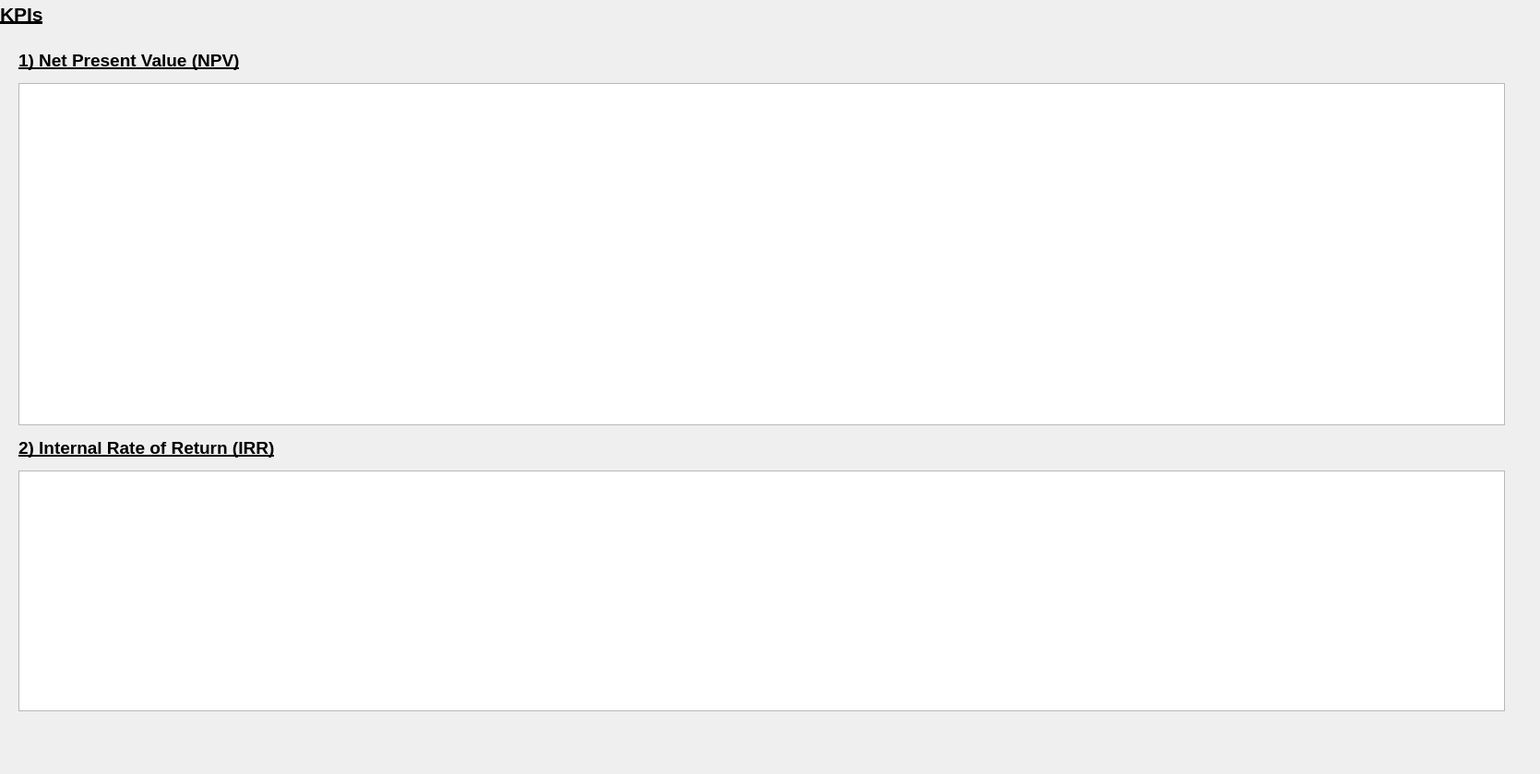
      <widget class="QWidget" name="scrollAreaWidgetContents_15">
       <property name="geometry">
        <rect>
         <x>0</x>
         <y>0</y>
         <width>1669</width>
         <height>839</height>
        </rect>
       </property>
       <widget class="QLabel" name="label_114">
        <property name="geometry">
         <rect>
          <x>0</x>
          <y>0</y>
          <width>51</width>
          <height>31</height>
         </rect>
        </property>
        <property name="text">
         <string>&lt;html&gt;&lt;head/&gt;&lt;body&gt;&lt;p&gt;&lt;span style=&quot; font-size:16pt; font-weight:700; text-decoration: underline;&quot;&gt;KPIs&lt;/span&gt;&lt;/p&gt;&lt;/body&gt;&lt;/html&gt;</string>
        </property>
       </widget>
       <widget class="QLabel" name="label_115">
        <property name="geometry">
         <rect>
          <x>20</x>
          <y>50</y>
          <width>241</width>
          <height>31</height>
         </rect>
        </property>
        <property name="text">
         <string>&lt;html&gt;&lt;head/&gt;&lt;body&gt;&lt;p&gt;&lt;span style=&quot; font-size:14pt; font-weight:700; text-decoration: underline;&quot;&gt;1) Net Present Value (NPV)&lt;/span&gt;&lt;/p&gt;&lt;/body&gt;&lt;/html&gt;</string>
        </property>
       </widget>
       <widget class="QTableWidget" name="NPV_Table">
        <property name="geometry">
         <rect>
          <x>20</x>
          <y>90</y>
          <width>1611</width>
          <height>371</height>
         </rect>
        </property>
       </widget>
       <widget class="QLabel" name="label_116">
        <property name="geometry">
         <rect>
          <x>20</x>
          <y>470</y>
          <width>281</width>
          <height>31</height>
         </rect>
        </property>
        <property name="text">
         <string>&lt;html&gt;&lt;head/&gt;&lt;body&gt;&lt;p&gt;&lt;span style=&quot; font-size:14pt; font-weight:700; text-decoration: underline;&quot;&gt;2) Internal Rate of Return (IRR)&lt;/span&gt;&lt;/p&gt;&lt;/body&gt;&lt;/html&gt;</string>
        </property>
       </widget>
       <widget class="QTableWidget" name="IRR_Table">
        <property name="geometry">
         <rect>
          <x>20</x>
          <y>510</y>
          <width>1611</width>
          <height>261</height>
         </rect>
        </property>
       </widget>
      </widget>
